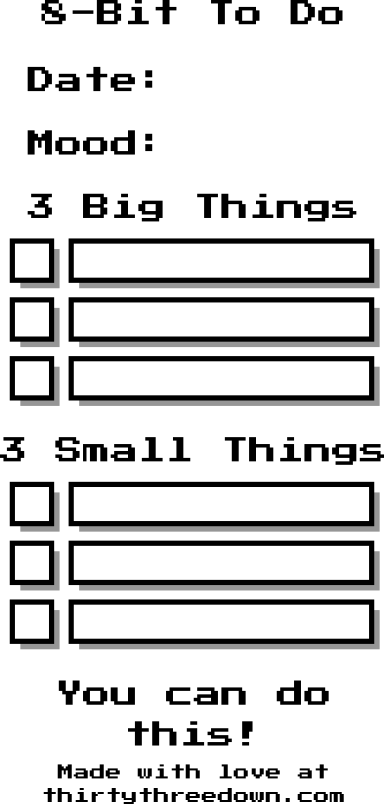
#> input picture gallery/templates/CTP500_8BitToDo.png, 384 x 804 px
$ python -i image_processor.py   (imports and definitions only)
#> lines starting #> are read from the running program, lines starting #| are printed output that depends on the picture; after the words box and inside, x2 and y2 are one past the last pixel; in counts of white or black regions, pixels touching at a corner belong together
#> further down, picture is the input picture: PIL image 384x804 RGBA; mean R, G, B, A 214.9, 214.9, 214.9, 255
"""Image processing for thermal printing.

This module converts color/grayscale images to 1-bit black and white format
suitable for thermal printing. It handles resizing, brightness/contrast
adjustment, rotation, and dithering using various algorithms.

The thermal printer protocol uses inverted pixels (1 = ink, 0 = no ink), which
is opposite of normal image conventions (0 = black). Images are inverted during
process() for the printer, then re-inverted in get_full_preview() so users see
a correct visual representation. The user's "invert" option happens before
this protocol conversion so it affects the visual appearance as expected.

Error diffusion dithering algorithms are inherently sequential because each
pixel's output depends on accumulated error from previously processed pixels.
The _error_diffusion_dither method uses pre-computed inverse divisors and
local variable caching to minimize Python interpreter overhead within the
required pixel-by-pixel loop.
"""

from typing import Tuple, List
import numpy as np
from PIL import Image, ImageOps, ImageEnhance

from ..config.defaults import (
    DEFAULT_BRIGHTNESS,
    DEFAULT_CONTRAST,
    DEFAULT_DITHER_MODE,
    DEFAULT_ROTATION,
)
from ..core.protocol import PrinterProtocol
from ..core.exceptions import InvalidImageError


class ImageProcessor:

    def __init__(
        self,
        printer_width: int = PrinterProtocol.PRINTER_WIDTH,
        brightness: float = DEFAULT_BRIGHTNESS,
        contrast: float = DEFAULT_CONTRAST,
        dither_mode: str = DEFAULT_DITHER_MODE,
        rotation: int = DEFAULT_ROTATION,
        invert: bool = False,
        auto_resize: bool = True,
    ):
        self.printer_width = printer_width
        self.brightness = brightness
        self.contrast = contrast
        self.dither_mode = dither_mode
        self.rotation = rotation
        self.invert = invert
        self.auto_resize = auto_resize

    def process(self, image: Image.Image) -> Image.Image:

        if image is None:
            raise InvalidImageError("No image provided")

        img = image.copy()

        if self.rotation != 0:
            img = self._rotate(img)

        if img.mode not in ('RGB', 'L'):
            img = img.convert('RGB')

        if self.auto_resize:
            img = self._resize(img)

        if self.brightness != 1.0:
            img = self._adjust_brightness(img)
        if self.contrast != 1.0:
            img = self._adjust_contrast(img)

        if self.invert:
            img = ImageOps.invert(img.convert('RGB'))

        if img.mode != 'L':
            img = img.convert('L')
#> img: PIL image 384x804 L

        img = self._apply_dithering(img)
        img = self._pad_width(img)

        # invert for printer where black pixels equal 1
        img = ImageOps.invert(img.convert('L'))
        img = img.convert('1')

        return img

    # [8 lines left out: function _rotate, not called in this run]

    def _resize(self, img: Image.Image) -> Image.Image:
        if img.width == self.printer_width:
            return img

        if img.width > self.printer_width:
            scale = self.printer_width / img.width
            new_height = int(img.height * scale)
            return img.resize(
                (self.printer_width, new_height),
                Image.Resampling.LANCZOS
            )
        else:
            padded = Image.new(img.mode, (self.printer_width, img.height), 'white')
            x_offset = (self.printer_width - img.width) // 2
            padded.paste(img, (x_offset, 0))
            return padded

    def _adjust_brightness(self, img: Image.Image) -> Image.Image:
        enhancer = ImageEnhance.Brightness(img)
        return enhancer.enhance(self.brightness)

    def _adjust_contrast(self, img: Image.Image) -> Image.Image:
        enhancer = ImageEnhance.Contrast(img)
        return enhancer.enhance(self.contrast)

    def _apply_dithering(self, img: Image.Image) -> Image.Image:
        if img.mode != 'L':
            img = img.convert('L')

        mode = self.dither_mode.lower()

        if mode == 'none':
            return img.point(lambda x: 255 if x > 127 else 0, '1')
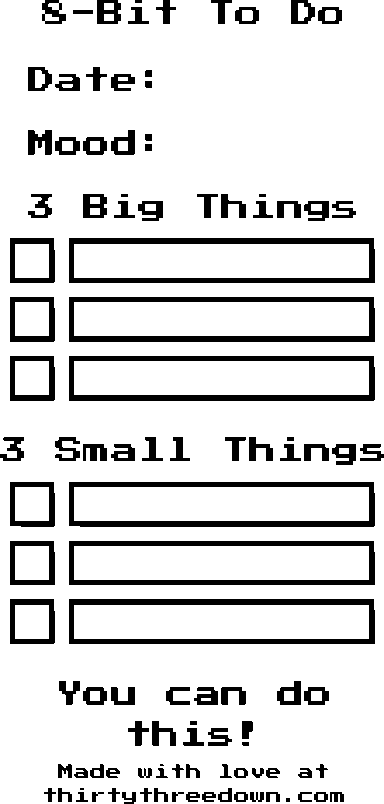
#> returned value: PIL image 384x804 1; 85.7% white; 109 black regions (3 under 20 px), largest, box (x1, y1, x2, y2) and area: (69, 238, 375, 283) 3729, (69, 297, 375, 342) 3729, (69, 599, 375, 644) 3729
        elif mode == 'floyd-steinberg':
            return img.convert('1')
        elif mode == 'ordered':
            return self._ordered_dither(img)
        elif mode == 'atkinson':
            return self._atkinson_dither(img)
        elif mode == 'burkes':
            return self._burkes_dither(img)
        elif mode == 'sierra':
            return self._sierra_dither(img)
        elif mode == 'stucki':
            return self._stucki_dither(img)
        else:
            return img.convert('1')

    # [153 lines left out: functions _ordered_dither, _error_diffusion_dither, _prepare_diffusion_weights, _apply_error_diffusion, _propagate_error_same_row, _propagate_error_next_row and 4 more, not called in this run]

    def _pad_width(self, img: Image.Image) -> Image.Image:
        # printer protocol requires width divisible by 8 for byte alignment
        if img.width % 8 == 0:
            return img

        new_width = img.width + (8 - img.width % 8)
        padded = Image.new(img.mode, (new_width, img.height), 255)
        padded.paste(img, (0, 0))
        return padded

    def get_preview(
        self,
        image: Image.Image,
        max_width: int = 400,
        max_height: int = 300,
        show_dithering: bool = True
    ) -> Image.Image:
        preview = self.get_full_preview(image, show_dithering)

        scale_w = max_width / preview.width
#> scale_w = 1.04
        scale_h = max_height / preview.height
#> scale_h = 0.373
        scale = min(scale_w, scale_h, 1.0)
#> scale = 0.373

        if scale < 1.0:
            new_width = int(preview.width * scale)
#> new_width = 143
            new_height = int(preview.height * scale)
#> new_height = 300
            preview = preview.resize(
                (new_width, new_height),
                Image.Resampling.NEAREST if show_dithering else Image.Resampling.LANCZOS
            )
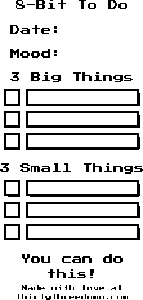
#> preview: PIL image 143x300 RGB; 85% white; black in thin lines or dots

        return preview

    def get_full_preview(
        self,
        image: Image.Image,
        show_dithering: bool = True
    ) -> Image.Image:
        if show_dithering:
            processed = self.process(image)
            # process inverts for printer protocol so re-invert for visual preview
            preview = ImageOps.invert(processed.convert('L')).convert('RGB')
        else:
            preview = image.copy()
            if preview.mode not in ('RGB', 'L'):
                preview = preview.convert('RGB')

            if self.rotation != 0:
                preview = self._rotate(preview)

            if self.auto_resize:
                preview = self._resize(preview)

            if self.brightness != 1.0:
                preview = self._adjust_brightness(preview)
            if self.contrast != 1.0:
                preview = self._adjust_contrast(preview)

            if self.invert:
                preview = ImageOps.invert(preview.convert('RGB'))

        return preview


# [16 lines left out: function prepare_for_print, not called in this run]

>>> from PIL import Image
>>> picture = Image.open('../../gallery/templates/CTP500_8BitToDo.png')
>>> result = ImageProcessor().get_preview(picture)

$ run again, on gallery/templates/CTP500_Hardsmartkind.png
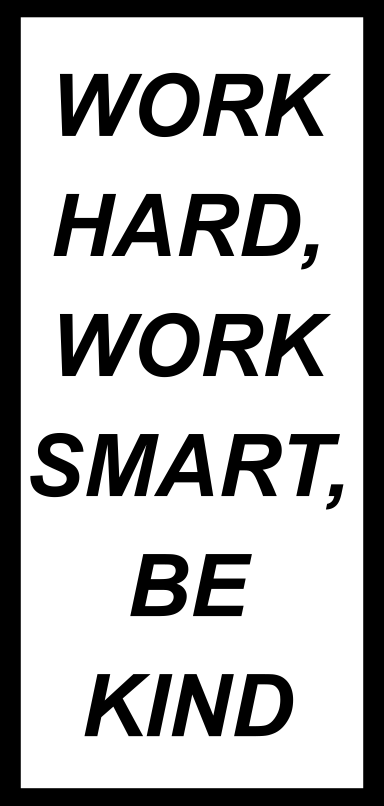
#> input picture gallery/templates/CTP500_Hardsmartkind.png, 768 x 1611 px (shown at 1/2 size)
#> picture is the input picture: PIL image 768x1611 RGBA; mean R, G, B, A 181.2, 181.2, 181.2, 255
#> in _apply_dithering, `return img.point(lambda x: 255 if x > 127 else 0, '1')`:
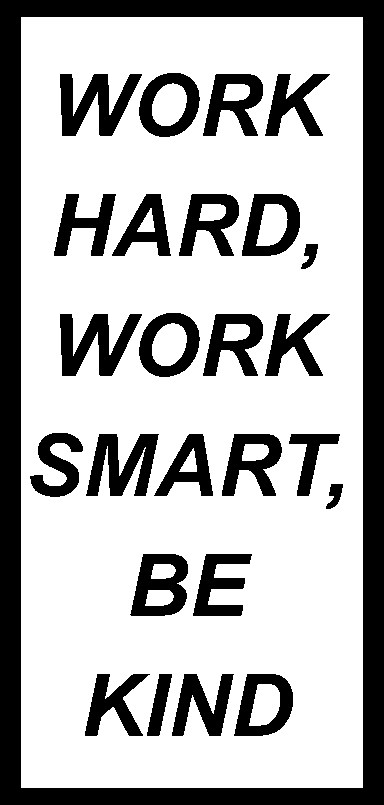
#> returned value: PIL image 384x805 1; 71% white; 26 black regions, largest, box (x1, y1, x2, y2) and area: (0, 0, 384, 805) 45438, (60, 314, 142, 376) 2632, (60, 74, 142, 136) 2630
#> in get_preview, `preview = preview.resize( (new_width, new_height), Image.Resampling.NE..`:
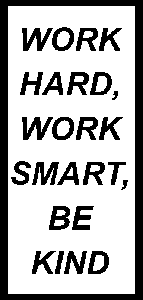
#> preview: PIL image 143x300 RGB; 71% white; 26 black regions, largest, box (x1, y1, x2, y2) and area: (0, 0, 143, 300) 6324, (22, 117, 53, 140) 366, (22, 28, 53, 51) 364

$ run again, on gallery/templates/CTP500_shoppinglist.png
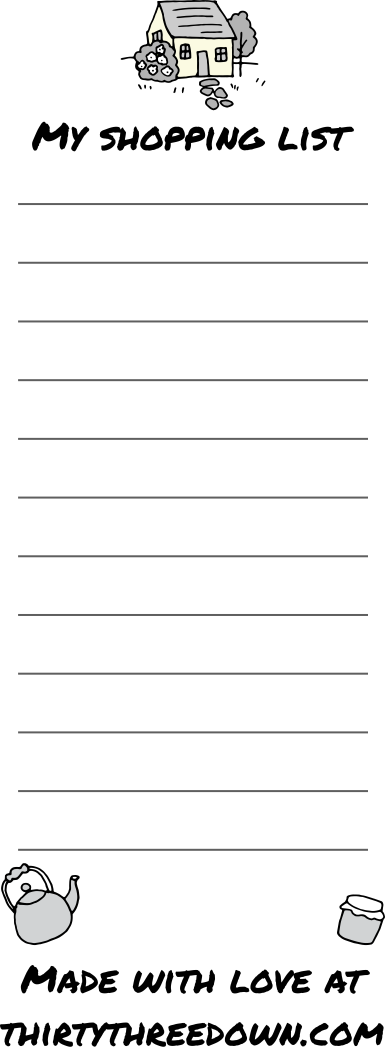
#> input picture gallery/templates/CTP500_shoppinglist.png, 770 x 2094 px (shown at 1/2 size)
#> picture is the input picture: PIL image 770x2094 RGBA; mean R, G, B, A 240.5, 240.5, 240.4, 255
#> in _apply_dithering, `return img.point(lambda x: 255 if x > 127 else 0, '1')`:
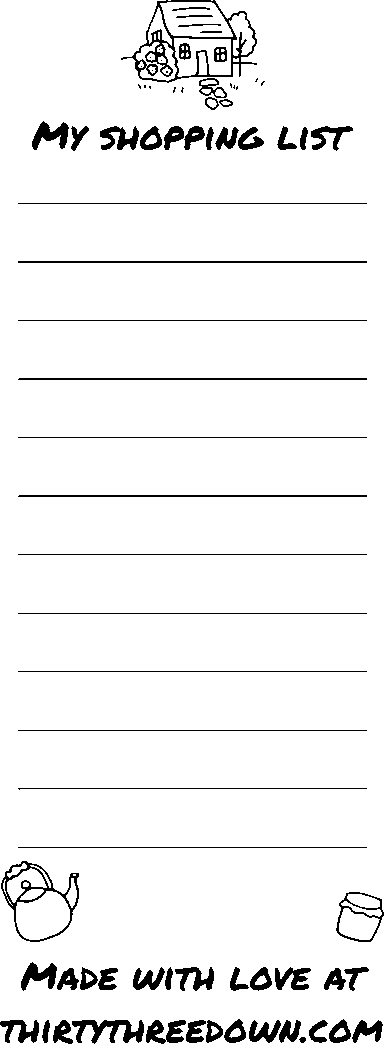
#> returned value: PIL image 384x1044 1; 94.6% white; 78 black regions (16 under 20 px), largest, box (x1, y1, x2, y2) and area: (121, 0, 257, 83) 1938, (1, 861, 79, 942) 1048, (72, 1020, 144, 1044) 847
#> in get_preview, `preview = preview.resize( (new_width, new_height), Image.Resampling.NE..`:
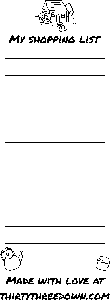
#> preview: PIL image 110x300 RGB; 94.4% white; black in thin lines or dots
